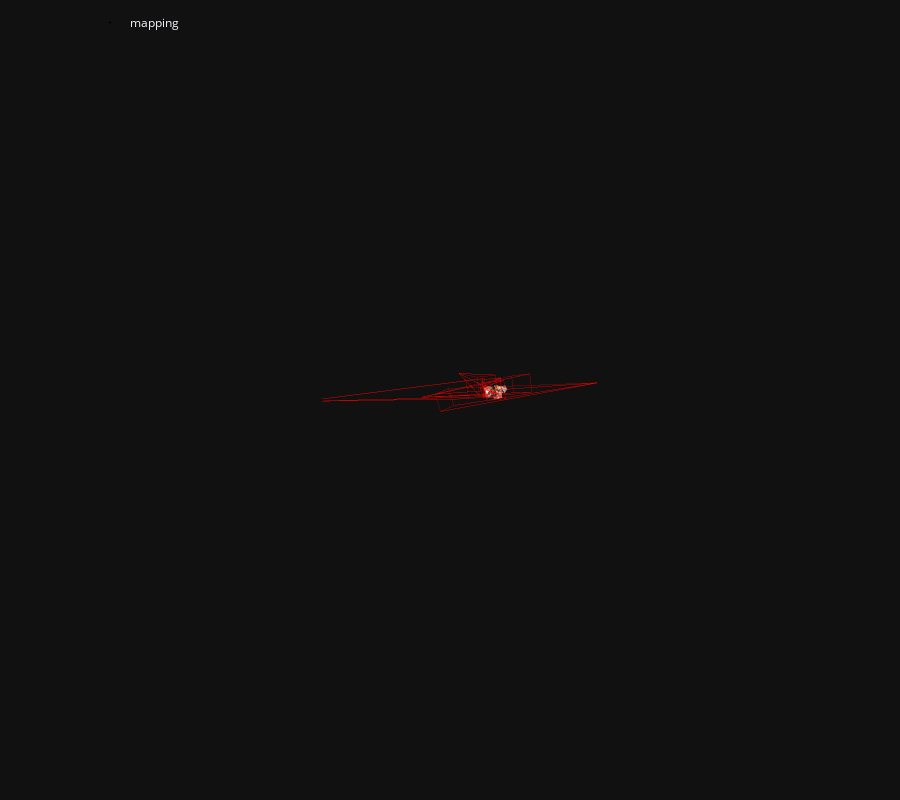

Notebook code cell kept with this figure:
### Code cell
fig = viz_3d.init_figure()
viz_3d.plot_reconstruction(
    fig, reconstruction, color="rgba(255,0,0,0.5)", name="mapping", points_rgb=True
)
fig.show()

### Figure 1 — Plotly figure (JSON) as saved in the notebook; plotly's stock layout.template omitted (floating-point values rounded to 4 significant figures; data arrays with more than 128 entries replaced by an {"elided": "..."} marker saying what was removed)
{"data": [{"legendgroup": "mapping", "marker": {"color": {"elided": "401x3 int values"}, "line": {"width": 0}, "size": 1}, "mode": "markers", "name": "mapping", "type": "scatter3d", "x": {"elided": "401 float values"}, "y": {"elided": "401 float values"}, "z": {"elided": "401 float values"}}, {"hovertemplate": "Image(image_id=146, camera_id=146, name=\"cam360_2441_1.jpg\", triangulated=304/850)", "legendgroup": "mapping", "line": {"color": "rgba(255,0,0,0.5)", "width": 1}, "mode": "lines", "name": "146", "showlegend": false, "type": "scatter3d", "x": [0.3226, 0.3, 0.4244, 0.3226, 0.4244, 0.4336, 0.3226, 0.4336, 0.3092, 0.3226, 0.3092, 0.3], "y": [0.1499, 0.1177, 0.1081, 0.1499, 0.1081, 0.2326, 0.1499, 0.2326, 0.2422, 0.1499, 0.2422, 0.1177], "z": [3.007, 3.678, 3.67, 3.007, 3.67, 3.665, 3.007, 3.665, 3.673, 3.007, 3.673, 3.678]}, {"hovertemplate": "Image(image_id=134, camera_id=134, name=\"cam360_2337_1.jpg\", triangulated=360/908)", "legendgroup": "mapping", "line": {"color": "rgba(255,0,0,0.5)", "width": 1}, "mode": "lines", "name": "134", "showlegend": false, "type": "scatter3d", "x": [0.2835, 0.2969, 0.4206, 0.2835, 0.4206, 0.433, 0.2835, 0.433, 0.3092, 0.2835, 0.3092, 0.2969], "y": [0.1337, 0.1166, 0.1036, 0.1337, 0.1036, 0.2278, 0.1337, 0.2278, 0.2408, 0.1337, 0.2408, 0.1166], "z": [2.854, 3.665, 3.653, 2.854, 3.653, 3.646, 2.854, 3.646, 3.658, 2.854, 3.658, 3.665]}, {"hovertemplate": "Image(image_id=128, camera_id=128, name=\"cam360_2286_1.jpg\", triangulated=290/970)", "legendgroup": "mapping", "line": {"color": "rgba(255,0,0,0.5)", "width": 1}, "mode": "lines", "name": "128", "showlegend": false, "type": "scatter3d", "x": [0.1401, 0.2647, 0.388, 0.1401, 0.388, 0.4026, 0.1401, 0.4026, 0.2793, 0.1401, 0.2793, 0.2647], "y": [-0.02163, 0.08679, 0.07072, -0.02163, 0.07072, 0.1941, -0.02163, 0.1941, 0.2101, -0.02163, 0.2101, 0.08679], "z": [1.741, 3.386, 3.373, 1.741, 3.373, 3.359, 1.741, 3.359, 3.372, 1.741, 3.372, 3.386]}, {"hovertemplate": "Image(image_id=122, camera_id=122, name=\"cam360_2234_1.jpg\", triangulated=142/1055)", "legendgroup": "mapping", "line": {"color": "rgba(255,0,0,0.5)", "width": 1}, "mode": "lines", "name": "122", "showlegend": false, "type": "scatter3d", "x": [-0.9333, 0.1888, 0.312, -0.9333, 0.312, 0.3268, -0.9333, 0.3268, 0.2036, -0.9333, 0.2036, 0.1888], "y": [-0.2624, 0.08112, 0.06557, -0.2624, 0.06557, 0.1895, -0.2624, 0.1895, 0.205, -0.2624, 0.205, 0.08112], "z": [-6.905, 2.803, 2.789, -6.905, 2.789, 2.782, -6.905, 2.782, 2.796, -6.905, 2.796, 2.803]}, {"hovertemplate": "Image(image_id=104, camera_id=104, name=\"cam360_2079_1.jpg\", triangulated=136/1155)", "legendgroup": "mapping", "line": {"color": "rgba(255,0,0,0.5)", "width": 1}, "mode": "lines", "name": "104", "showlegend": false, "type": "scatter3d", "x": [-0.1181, 0.4991, 0.6229, -0.1181, 0.6229, 0.6373, -0.1181, 0.6373, 0.5136, -0.1181, 0.5136, 0.4991], "y": [-0.04639, 0.2229, 0.2081, -0.04639, 0.2081, 0.3321, -0.04639, 0.3321, 0.3469, -0.04639, 0.3469, 0.2229], "z": [-2.015, 6.294, 6.285, -2.015, 6.285, 6.279, -2.015, 6.279, 6.288, -2.015, 6.288, 6.294]}, {"hovertemplate": "Image(image_id=98, camera_id=98, name=\"cam360_2027_1.jpg\", triangulated=255/1118)", "legendgroup": "mapping", "line": {"color": "rgba(255,0,0,0.5)", "width": 1}, "mode": "lines", "name": "98", "showlegend": false, "type": "scatter3d", "x": [1.088, 0.06748, -0.02337, 1.088, -0.02337, 0.01283, 1.088, 0.01283, 0.1037, 1.088, 0.1037, 0.06748], "y": [0.2124, 0.1838, 0.2272, 0.2124, 0.2272, 0.3444, 0.2124, 0.3444, 0.301, 0.2124, 0.301, 0.1838], "z": [5.143, 3.803, 3.877, 5.143, 3.877, 3.852, 5.143, 3.852, 3.778, 5.143, 3.778, 3.803]}, {"hovertemplate": "Image(image_id=92, camera_id=92, name=\"cam360_1975_1.jpg\", triangulated=62/1217)", "legendgroup": "mapping", "line": {"color": "rgba(255,0,0,0.5)", "width": 1}, "mode": "lines", "name": "92", "showlegend": false, "type": "scatter3d", "x": [0.3053, 0.3214, 0.4459, 0.3053, 0.4459, 0.4571, 0.3053, 0.4571, 0.3326, 0.3053, 0.3326, 0.3214], "y": [0.04683, 0.2537, 0.2424, 0.04683, 0.2424, 0.3667, 0.04683, 0.3667, 0.378, 0.04683, 0.378, 0.2537], "z": [1.318, 6.044, 6.042, 1.318, 6.042, 6.035, 1.318, 6.035, 6.037, 1.318, 6.037, 6.044]}], "layout": {"height": 800, "legend": {"orientation": "h", "x": 0.1, "xanchor": "left", "y": 0.99, "yanchor": "top"}, "margin": {"b": 0, "l": 0, "pad": 0, "r": 0, "t": 0}, "scene": {"aspectmode": "data", "camera": {"eye": {"x": 0, "y": -0.1, "z": -2}, "projection": {"type": "orthographic"}, "up": {"x": 0, "y": -1, "z": 0}}, "dragmode": "orbit", "xaxis": {"autorange": true, "showbackground": false, "showgrid": false, "showline": false, "showticklabels": true, "visible": false}, "yaxis": {"autorange": true, "showbackground": false, "showgrid": false, "showline": false, "showticklabels": true, "visible": false}, "zaxis": {"autorange": true, "showbackground": false, "showgrid": false, "showline": false, "showticklabels": true, "visible": false}}}}
